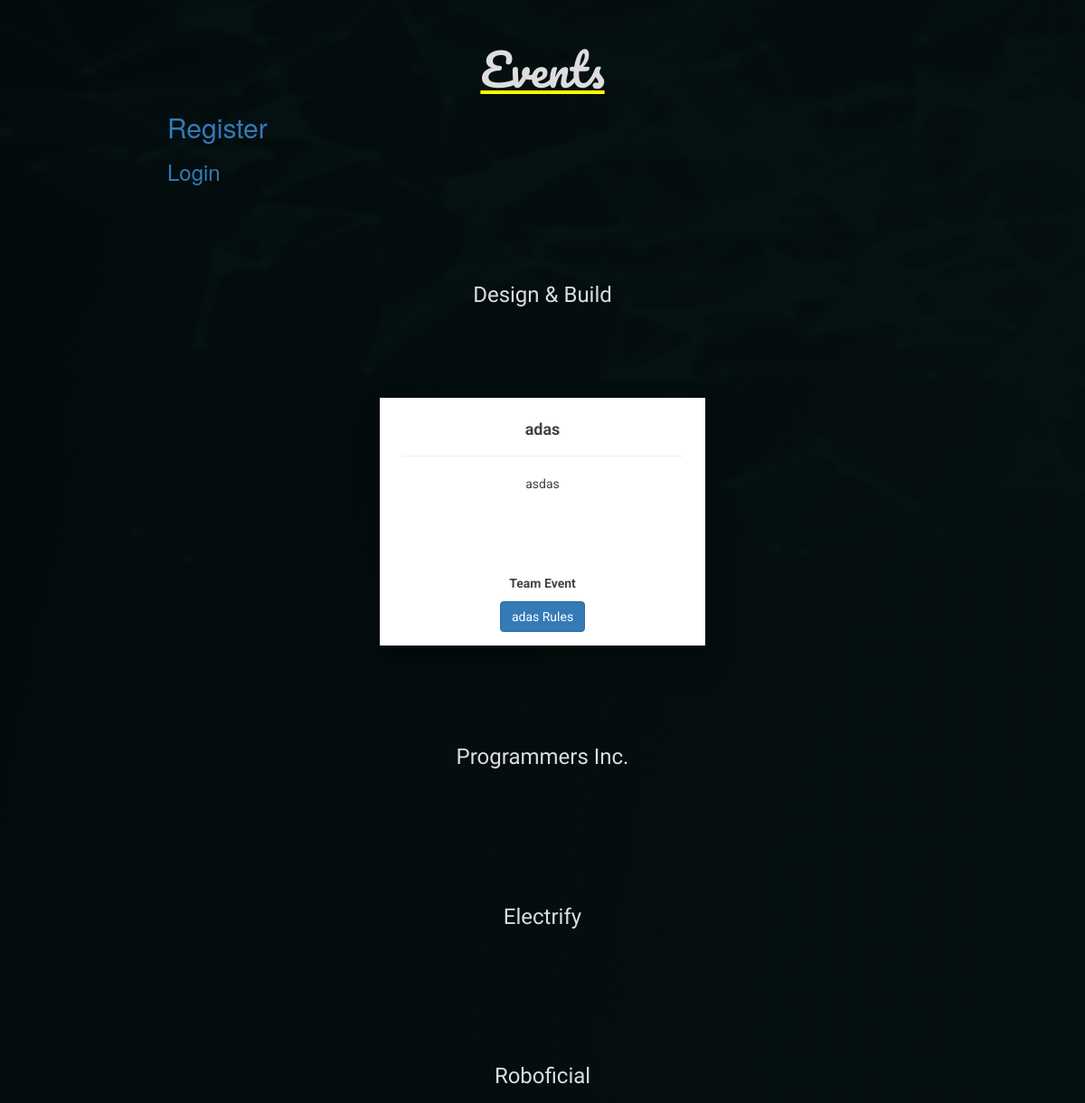
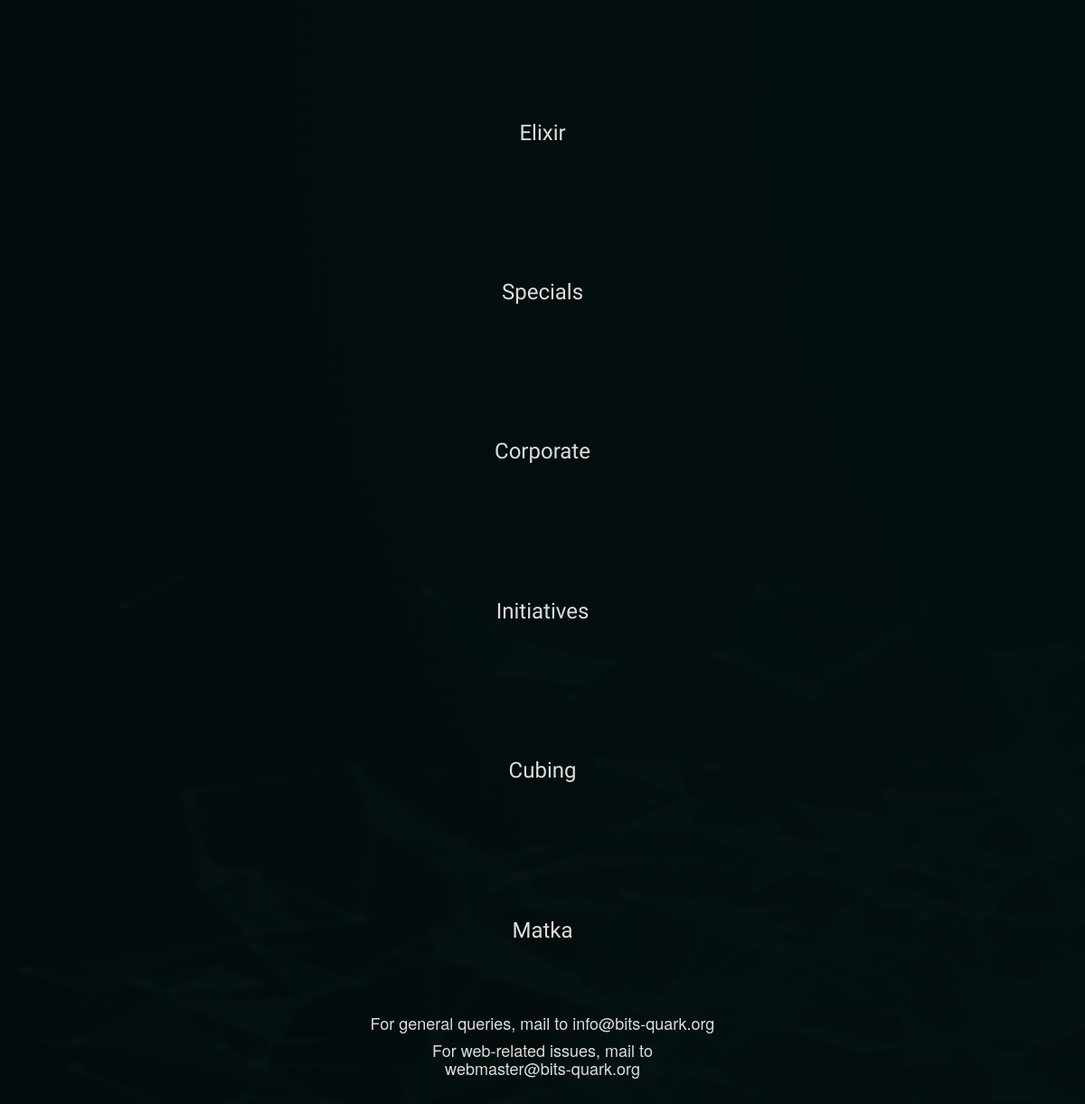
Screenshot of /events/ with the database file from the repository (2 pictures, top to bottom).
### events/models.py (models this page shows, shortened)
class Event(models.Model):
    name = models.CharField(max_length=100)
    rules = models.FileField(upload_to = "adminuploads/events/rules/" , blank=True, null=True)
    img = models.ImageField(upload_to = "adminuploads/events/pics/" ,blank=True, null=True)
    desc = models.TextField(blank=True, null=True)
    types = models.CharField(max_length=1, choices=EVENT_TYPES)
    category = models.CharField(max_length=50, choices = CATEGORY, default='')

### events/views.py (the view)
# urls.py: url(r'^events/$', 'events.views.events', name='events'),
def events(request):
	cat = []
	for i in CATEGORY:
		cat.append(i[0])
		cat_open = Event.objects.filter(category = i[0])
		event_props = []
		for j in cat_open:
			event_prop = {}
			event_prop["name"] = j.name
			event_prop["rules"] = j.rules
			event_prop["pic"] = j.img
			event_prop["desc"] = j.desc
			event_prop["type"] = j.types
			event_props.append(event_prop)
		cat_names[i[0]] = event_props
	context = {
		"category" : cat,
		"cat":cat_names
	}
	if request.user.is_authenticated():
		username = request.user.username
		context["username"] = username
	return render(request, "front_events.html",context)

### events/views.py (called while the page is built)
@register.filter
def get_item(dictionary, key):
	return dictionary.get(key)

@register.filter
def fullf(eventtype):
	return 'Individual' if eventtype == 'S' else 'Team'

@register.filter
def checkoffset(catlist, catitem):
	if len(catlist)%2 and catlist.index(catitem)==0:
		return True
	else:
		return False

### templates/front_events.html (shortened to what this page needs)
{% load staticfiles %}
<!DOCTYPE html>
<html>
<head>
    <link href="{% static 'css/bootstrap.min.css' %}" rel="stylesheet">
</head>
<body class="container-fluid">
<div class = "row vcenter">
<h1>Events</h1>
<h2><a href="http://bits-quark.org/accounts/register/">Register</a></h2>
<h3><a href="http://bits-quark.org/accounts/login/">Login</a></h3>
<br>
{% for i in category %}
<div class = "row">
<div class='col-sm-6 col-sm-offset-3' style="text-align: center;">
 <br><br><br>
      <h3 style = "font-family: Raleway"> {{ i }} </h3>
    <br><br><br>
</div>
</div>
<div class = "row">
{% with catget=cat|get_item:i %}
{% for j in catget %}
<div class='col-sm-6 {% if catget|checkoffset:j %} col-sm-offset-3 {% endif %}' style="text-align: center;">
<div class="eventcard card-1">
    <h4 style = "font-family: Raleway"><b>{{ j.name }}</b></h4>
    <hr>
    <p class="eventdesc"> {{ j.desc }} </p>
    <p><b> {{ j.types|fullf }} Event</b></p>
    <a href="/media/{{ j.rules }}" target="_blank"><button class = "btn btn-primary">{{ j.name }} Rules</button></a>
</div>
</div>
{% endfor %}
{% endwith %}
</div>
{% endfor %}
<div class='col-sm-6 col-sm-offset-3' style="text-align: center;">
<h4>For general queries, mail to info@bits-quark.org</h4>
<h4>For web-related issues, mail to webmaster@bits-quark.org</h4>
</div>
</div>
</body>
</html>

### rows the page displays
Event: name "adas", desc "asdas", name "adas"

### other values shown
{{ i }} "Design & Build" "Programmers Inc." "Electrify" "Roboficial" "Elixir" "Specials" "Corporate" "Initiatives" "Cubing" "Matka"
{{ j.types|fullf }} "Team"
